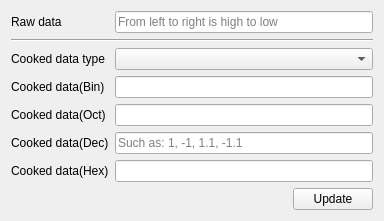
<?xml version="1.0" encoding="UTF-8"?>
<ui version="4.0">
 <class>SAKNumberAssistant</class>
 <widget class="QWidget" name="SAKNumberAssistant">
  <property name="geometry">
   <rect>
    <x>0</x>
    <y>0</y>
    <width>384</width>
    <height>208</height>
   </rect>
  </property>
  <property name="windowTitle">
   <string notr="true">Form</string>
  </property>
  <layout class="QGridLayout" name="gridLayout">
   <item row="3" column="0">
    <widget class="QLabel" name="label_6">
     <property name="text">
      <string>Cooked data(Bin)</string>
     </property>
    </widget>
   </item>
   <item row="6" column="0">
    <widget class="QLabel" name="label_3">
     <property name="text">
      <string>Cooked data(Hex)</string>
     </property>
    </widget>
   </item>
   <item row="7" column="0" colspan="2">
    <layout class="QHBoxLayout" name="horizontalLayout">
     <item>
      <spacer name="horizontalSpacer">
       <property name="orientation">
        <enum>Qt::Horizontal</enum>
       </property>
       <property name="sizeHint" stdset="0">
        <size>
         <width>40</width>
         <height>20</height>
        </size>
       </property>
      </spacer>
     </item>
     <item>
      <widget class="QPushButton" name="pushButtonUpdate">
       <property name="text">
        <string>Update</string>
       </property>
      </widget>
     </item>
    </layout>
   </item>
   <item row="5" column="1">
    <widget class="QLineEdit" name="lineEditCookedDec">
     <property name="text">
      <string notr="true"/>
     </property>
     <property name="readOnly">
      <bool>false</bool>
     </property>
     <property name="placeholderText">
      <string>Such as: 1, -1, 1.1, -1.1</string>
     </property>
    </widget>
   </item>
   <item row="4" column="1">
    <widget class="QLineEdit" name="lineEditCookedOct">
     <property name="text">
      <string notr="true"/>
     </property>
     <property name="readOnly">
      <bool>true</bool>
     </property>
    </widget>
   </item>
   <item row="6" column="1">
    <widget class="QLineEdit" name="lineEditCookedHex">
     <property name="text">
      <string notr="true"/>
     </property>
     <property name="readOnly">
      <bool>true</bool>
     </property>
    </widget>
   </item>
   <item row="5" column="0">
    <widget class="QLabel" name="label_2">
     <property name="sizePolicy">
      <sizepolicy hsizetype="Fixed" vsizetype="Preferred">
       <horstretch>0</horstretch>
       <verstretch>0</verstretch>
      </sizepolicy>
     </property>
     <property name="text">
      <string>Cooked data(Dec)</string>
     </property>
    </widget>
   </item>
   <item row="1" column="0" colspan="2">
    <widget class="Line" name="line">
     <property name="orientation">
      <enum>Qt::Horizontal</enum>
     </property>
    </widget>
   </item>
   <item row="2" column="1">
    <widget class="QComboBox" name="comboBoxCookedDataType"/>
   </item>
   <item row="3" column="1">
    <widget class="QLineEdit" name="lineEditCookedBin">
     <property name="text">
      <string notr="true"/>
     </property>
     <property name="readOnly">
      <bool>true</bool>
     </property>
    </widget>
   </item>
   <item row="0" column="0">
    <widget class="QLabel" name="label">
     <property name="sizePolicy">
      <sizepolicy hsizetype="Fixed" vsizetype="Preferred">
       <horstretch>0</horstretch>
       <verstretch>0</verstretch>
      </sizepolicy>
     </property>
     <property name="text">
      <string>Raw data</string>
     </property>
    </widget>
   </item>
   <item row="4" column="0">
    <widget class="QLabel" name="label_7">
     <property name="text">
      <string>Cooked data(Oct)</string>
     </property>
    </widget>
   </item>
   <item row="0" column="1">
    <widget class="QLineEdit" name="lineEditRawData">
     <property name="text">
      <string notr="true"/>
     </property>
     <property name="placeholderText">
      <string>From left to right is high to low</string>
     </property>
    </widget>
   </item>
   <item row="2" column="0">
    <widget class="QLabel" name="label_5">
     <property name="text">
      <string>Cooked data type</string>
     </property>
    </widget>
   </item>
  </layout>
 </widget>
 <resources/>
 <connections/>
</ui>
